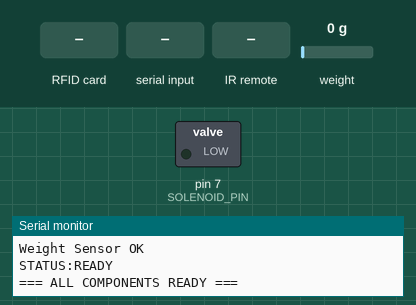
The sketch below on a simulated Arduino Uno, built with avr-gcc and run on an emulated ATmega328P. On the bench: switched loads named in the sketch (green lamp = pin HIGH), the last lines printed to the serial monitor. Wiring (inferred from the names in the program): IR receiver: data pin 2. Inputs (shaded band) come from the test bench; at power-on: weight on the scale 0 g. Pins used as bus, display or sensor lines are not drawn.

Above: at 2.2 s.
2.3 s: weight on the scale set to 18 g
8.0 s: weight on the scale set to 22 g
12.0 s: RFID card 5E 7A 19 C4 held to the reader
14.0 s: "UNLOCK\n" received over Serial
At 14.8 s:
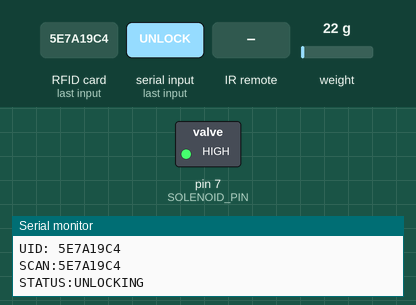
15.5 s: infrared code 0x00 received
Timing chart, 0 to 25.5 s (numbered marks = the images above; inputs shaded):
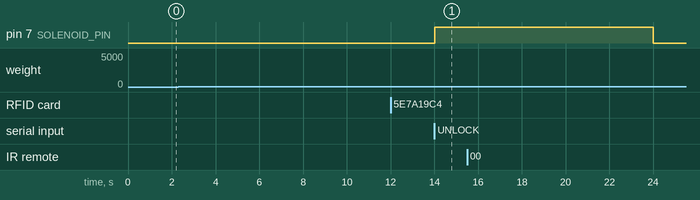

Measured:
- after the input at 14.0 s, pin 7 (SOLENOID_PIN): LOW → HIGH at once

The sketch:

rfid_locker.ino
```cpp
/*
 * AEWRS RFID Locker Controller
 * Hardware: Arduino Uno + RC522 + HX711 load cell + IR sensor + IRF520 MOSFET + 12V solenoid
 *
 * Wiring (RC522):
 *   SDA  → D10 | SCK  → D13 | MOSI → D11 | MISO → D12 | RST → D9 | 3.3V | GND
 *
 * Wiring (Solenoid via MOSFET):
 *   D7 → MOSFET gate (IRF520)
 *
 * Wiring (IR sensor):
 *   D2 → OUT (LOW = item detected)
 *
 * Wiring (HX711 load cell):
 *   D4 → DT | D5 → SCK
 *
 * Serial protocol:
 *   Arduino → Bridge:  SCAN:<UID_HEX>
 *                       SENSOR:IR=<0|1>,WEIGHT=<grams>
 *                       STATUS:<message>
 *   Bridge  → Arduino: UNLOCK  or  DENY
 */

#include <SPI.h>
#include <MFRC522.h>
#include <HX711.h>

// ── Pin Definitions ──────────────────────────
#define SS_PIN        10
#define RST_PIN       9
#define SOLENOID_PIN  7
#define IR_PIN        2
#define HX711_DT      4
#define HX711_SCK     5

// ── Config ───────────────────────────────────
#define WEIGHT_THRESHOLD  20.0   // grams — above this = item present
#define UNLOCK_DURATION   10000   // ms to hold solenoid open
#define RESPONSE_TIMEOUT  8000   // ms to wait for bridge response before giving up
#define STATUS_INTERVAL   3000   // ms between periodic Serial prints
#define SENSOR_INTERVAL   10000  // ms between SENSOR: reports to bridge (→ backend)
#define DEBOUNCE_MS       2000   // ms min between scans

// ── Objects ──────────────────────────────────
MFRC522 rfid(SS_PIN, RST_PIN);
HX711 scale;

// ── State ────────────────────────────────────
bool waitingForResponse = false;
unsigned long responseDeadline = 0;
unsigned long lastScanTime = 0;
unsigned long lastStatusPrint = 0;
unsigned long lastSensorReport = 0;
float calibrationFactor = 1050;

// ── Helpers ──────────────────────────────────
bool itemDetectedIR() {
  return digitalRead(IR_PIN) == LOW;  // LOW = beam broken = item present
}

float readWeight() {
  if (!scale.is_ready()) return 0;
  float w = scale.get_units(5);
  return w < 0 ? 0 : w;
}

void sendSensorState() {
  float w = readWeight();
  Serial.print("SENSOR:IR=");
  Serial.print(itemDetectedIR() ? "1" : "0");
  Serial.print(",WEIGHT=");
  Serial.println(w, 1);
}

void unlockDoor() {
  Serial.println("STATUS:UNLOCKING");
  digitalWrite(SOLENOID_PIN, HIGH);

  unsigned long start = millis();
  while (millis() - start < UNLOCK_DURATION) {
    // Keep printing sensor state during unlock window
    if (millis() - lastStatusPrint >= STATUS_INTERVAL) {
      lastStatusPrint = millis();
      float w = readWeight();
      Serial.print("IR: ");
      Serial.print(itemDetectedIR() ? "1 (DETECTED)" : "0 (EMPTY)");
      Serial.print(" | Weight: ");
      Serial.print(w, 2);
      Serial.println("g | Solenoid: UNLOCKED");
    }
  }

  digitalWrite(SOLENOID_PIN, LOW);
  Serial.println("STATUS:LOCKED");

  // Report final sensor state so bridge can log whether item moved
  sendSensorState();
}

// ── Setup ─────────────────────────────────────
void setup() {
  Serial.begin(9600);

  // RFID
  SPI.begin();
  rfid.PCD_Init();
  byte version = rfid.PCD_ReadRegister(MFRC522::VersionReg);
  Serial.print("RC522 Version: 0x");
  Serial.println(version, HEX);
  if (version == 0x00 || version == 0xFF) {
    Serial.println("ERROR: RC522 not detected!");
  } else {
    Serial.println("RC522 OK");
  }

  // Solenoid
  pinMode(SOLENOID_PIN, OUTPUT);
  digitalWrite(SOLENOID_PIN, LOW);
  Serial.println("Solenoid OK");

  // IR Sensor
  pinMode(IR_PIN, INPUT);
  Serial.println("IR Sensor OK");

  // Weight Sensor
  scale.begin(HX711_DT, HX711_SCK);
  scale.set_scale(calibrationFactor);
  scale.tare();
  Serial.println("Weight Sensor OK");

  Serial.println("STATUS:READY");
  Serial.println("=== ALL COMPONENTS READY ===");
}

// ── Main Loop ────────────────────────────────
void loop() {

  // ── Periodic sensor status print (Serial Monitor) ──
  if (!waitingForResponse && millis() - lastStatusPrint >= STATUS_INTERVAL) {
    lastStatusPrint = millis();
    float w = readWeight();
    bool ir = itemDetectedIR();
    Serial.print("IR: ");
    Serial.print(ir ? "1 (DETECTED)" : "0 (EMPTY)");
    Serial.print(" | Weight: ");
    Serial.print(w, 2);
    Serial.print("g");
    Serial.println((ir || w > WEIGHT_THRESHOLD) ? " | ITEM PRESENT" : " | LOCKER EMPTY");
  }

  // ── Periodic SENSOR: report to bridge → backend ──
  if (!waitingForResponse && millis() - lastSensorReport >= SENSOR_INTERVAL) {
    lastSensorReport = millis();
    sendSensorState();
  }

  // ── Waiting for bridge response ─────────────
  if (waitingForResponse) {
    // Timeout guard — if bridge doesn't respond in time, deny
    if (millis() > responseDeadline) {
      Serial.println("STATUS:TIMEOUT");
      waitingForResponse = false;
      return;
    }

    if (Serial.available() > 0) {
      String response = Serial.readStringUntil('\n');
      response.trim();

      if (response == "UNLOCK") {
        waitingForResponse = false;
        unlockDoor();
      } else if (response == "DENY") {
        Serial.println("STATUS:ACCESS_DENIED");
        waitingForResponse = false;
      }
      // Ignore unknown lines (e.g. leftover STATUS echoes)
    }
    return;  // Don't scan new cards while waiting
  }

  // ── Check for new RFID card ─────────────────
  if (!rfid.PICC_IsNewCardPresent() || !rfid.PICC_ReadCardSerial()) {
    return;
  }

  // Debounce
  unsigned long now = millis();
  if (now - lastScanTime < DEBOUNCE_MS) {
    rfid.PICC_HaltA();
    return;
  }
  lastScanTime = now;

  // Build UID hex string
  String uid = "";
  for (byte i = 0; i < rfid.uid.size; i++) {
    if (rfid.uid.uidByte[i] < 0x10) uid += "0";
    uid += String(rfid.uid.uidByte[i], HEX);
  }
  uid.toUpperCase();

  Serial.println("======================");
  Serial.println("RFID Card Detected!");
  Serial.print("UID: ");
  Serial.println(uid);

  // Send to bridge and wait
  Serial.print("SCAN:");
  Serial.println(uid);
  waitingForResponse = true;
  responseDeadline = millis() + RESPONSE_TIMEOUT;

  rfid.PICC_HaltA();
  rfid.PCD_StopCrypto1();
}
```
